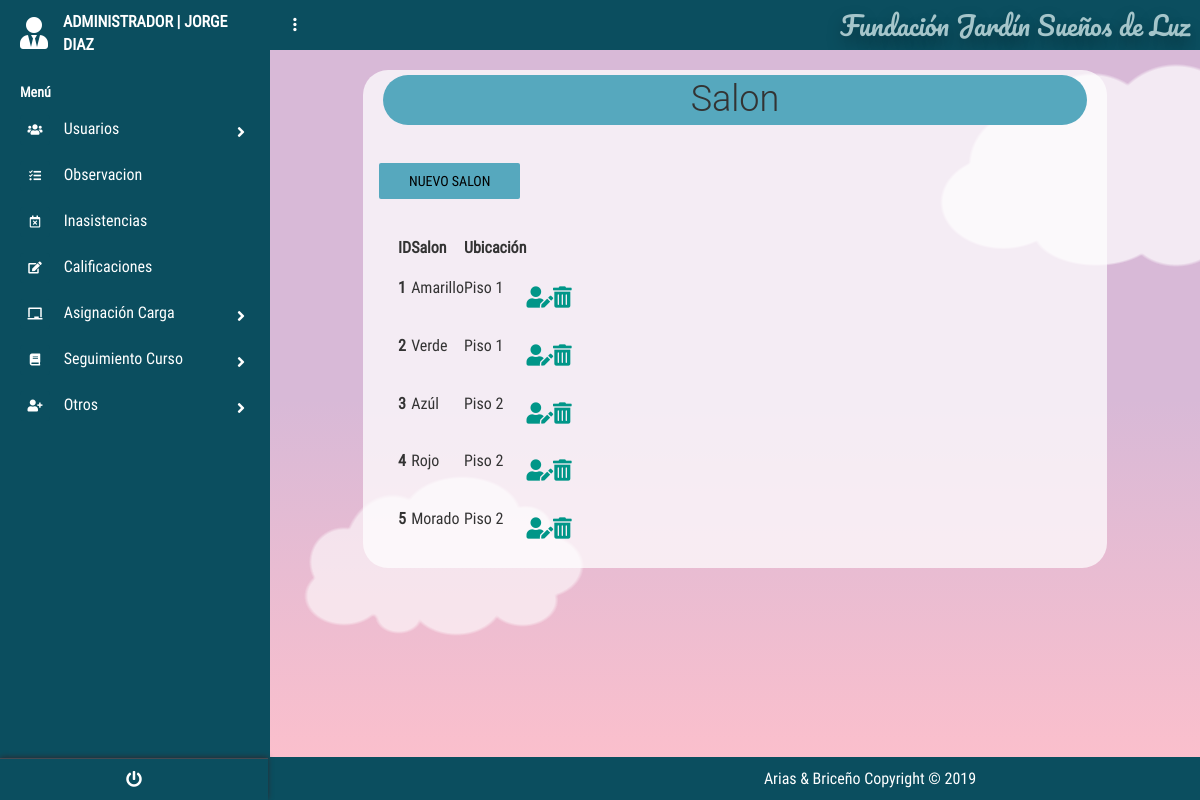
The page /?c=Salon&a=Index (signed in) on the database its author committed.
### tables this page shows
create table SALON
(
id_Salon INT PRIMARY KEY auto_increment ,
nombre_Salon VARCHAR (50) not null,
ubicacion_Salon VARCHAR (50) not null
);

### controllers/SalonController.php (called while the page is built, shortened)
<?php
require_once "./models/SalonModel.php";
class SalonController{
    public function __CONSTRUCT(){
        $this->mode = new SalonModel();
    }
    public function Index(){
        include_once './views/Salon/SalonCon.php';
    }
}

### models/Conexion.php (called while the page is built)
<?php
class Conexion{
    public static function conectar(){
        $PDO = new PDO("mysql:host=localhost;dbname=dbfundacion;charset=utf8","root","");
        $PDO->setAttribute(PDO::ATTR_ERRMODE,PDO::ERRMODE_EXCEPTION);
        return $PDO;
    }
}
?>

### models/SalonModel.php (called while the page is built, shortened)
<?php
class SalonModel{
    public $CNX;
    public function __construct(){
        try {
            $this->CNX= Conexion::conectar();
        } catch (Exception $e) {
            die($e->getMessage());
        }
    }
    public function listar_Salon(){
        try {
            $query= "SELECT * from Salon" ;
            $stm = $this->CNX->prepare($query);
            $stm->execute();
            return $stm->fetchAll(PDO::FETCH_OBJ);
        } catch (Exception $e){
            die($e ->getMessage());
        }
    }
}

### views/Salon/SalonCon.php (the view, shortened to what this page needs)
<!DOCTYPE html>
<html lang="es">
<head>
    <link rel='stylesheet' href='https://cdnjs.cloudflare.com/ajax/libs/twitter-bootstrap/4.1.1/css/bootstrap.css'>
    <link rel='stylesheet' href='https://use.fontawesome.com/releases/v5.0.13/css/all.css'>
    <link rel="stylesheet" href="<?php echo SERVERURL; ?>assets/css/main.css">
    <link rel="stylesheet" href="<?php echo SERVERURL; ?>assets/css/style.css">
    <link rel="stylesheet" href="<?php echo SERVERURL; ?>assets/css/menu_Lateral.css">
    <link rel="stylesheet" href="<?php echo SERVERURL; ?>assets/css/main.css">
    <link href="https://unpkg.com/bootstrap-table@1.18.0/dist/bootstrap-table.min.css" rel="stylesheet">
</head>
<body>
    <?php include "./views/modules/navlateral.php" ?>
    <section class="full-box dashboard-contentPage">
        <?php include "./views/modules/navbar.php" ?>
        <div class="container">
            <div class="titles">
                <h1 class="tituloa ">Salon</h1>
                <div class="form-group" id="botones">
                    <a href="?c=Salon&a=nuevo" class="boton btn btn-info botones">Nuevo Salon</a>
                </div>
            </div>
            <div class="tablas">
            <table id="table" data-toggle="table" data-height="auto" data-search="true" data-show-refresh="false"
                data-show-columns="true" data-buttons-toolbar=".buttons-toolbar">
                <thead>
                    <tr>
                        <th data-field="ID">ID</th>
                        <th data-field="salon">Salon</th>
                        <th data-field="ubicacion">Ubicación</th>
                        <th data-field="editar"></th>
                        <th data-field="eliminar"></th>
                    </tr>
                </thead>
                <tbody>
                    <?php foreach ($this->mode->listar_Salon() as $k ) : ?>
                    <tr>
                        <th data-field="ID" scope="row"><?php echo $k->id_Salon; ?></th>
                        <td data-field="salon"><?php echo $k->nombre_Salon; ?></td>
                        <td data-field="ubicacion"><?php echo $k->ubicacion_Salon; ?></td>
                        <th data-field="editar">
                            <div class="form-group" id="botones">
                                <a href="?c=Salon&a=nuevo&id_Salon=<?php echo $k->id_Salon;?>"  class="fas fa-user-edit fa-lg " ></a>
                            </div>
                        </th>
                        <th data-field="eliminar">
                        <div class="form-group" id="botones">
                                <a onclick="javascript:return confirm('¿Desea eliminar el registro?');
                                " href="?c=Salon&a=g_eliminar_Salon&id_Salon=<?php echo $k->id_Salon;?>"
                                 class="fas fa-trash-alt fa-lg"></a>
                            </div>
                        </th>
                    </tr>
                    <?php endforeach; ?>
                </tbody>
            </table>
</div>
        </div>
        <?php include "./views/modules/fondo_Form.php" ?>
    </section>
</body>
</html>

### assets/css/main.css (style rules this page uses)
body, html { background-color: #0b4e5f; width: 100%; height: 100%; margin: 0; padding: 0; position: relative; font-size: 16px; font-family: 'RobotoCondensed'; overflow: hidden; }
.full-box { margin: 0; padding: 0; width: 100%; box-sizing: border-box; }
.container { background-color: rgba(255, 255, 255, 0.726); margin-top:20px; border-radius:25px; width:80%; }
.tablas,h1 { margin:20px }
h1 { text-align: center; padding: 5px; margin: 5px; }
form .btn, .botones { background-color: #56a8be; border-color: #56a8be; }
.tituloa { background-color: #56a8be; border-color: #56a8be; border-radius: 1em; }
.dashboard-sideBar, .dashboard-contentPage { position: absolute; top: 0; height: 100%; transition: all .3s ease-in-out; }
.dashboard-contentPage { right: 0; z-index: 1; padding-left: 270px; }
.btn:not(.btn-raised).btn-info, .input-group-btn .btn:not(.btn-raised).btn-info { color: #000000; }

### assets/css/menu_Lateral.css (style rules this page uses)
body { font-size: 0.9rem; }

### views/modules/fondo_Form.php (style rules this page uses)
html { box-sizing: border-box; }
*, *:before, *:after { box-sizing: inherit; }
body { margin: 0; background: linear-gradient(#d8b9d7 50%, #ffc0cb); min-height: 100vh; display: flex; justify-content: center; align-items: center; overflow: hidden; position: relative; }

### rows shown on the page
salon: id_Salon "1", nombre_Salon "Amarillo", ubicacion_Salon "Piso 1"
salon: id_Salon "2", nombre_Salon "Verde", ubicacion_Salon "Piso 1"
salon: id_Salon "3", nombre_Salon "Azúl", ubicacion_Salon "Piso 2"
salon: id_Salon "4", nombre_Salon "Rojo", ubicacion_Salon "Piso 2"
salon: id_Salon "5", nombre_Salon "Morado", ubicacion_Salon "Piso 2"

### other values the page prints
$nombre "JORGE DIAZ"
NOMBREPROYECTO "Fundación Jardín Sueños de Luz"
